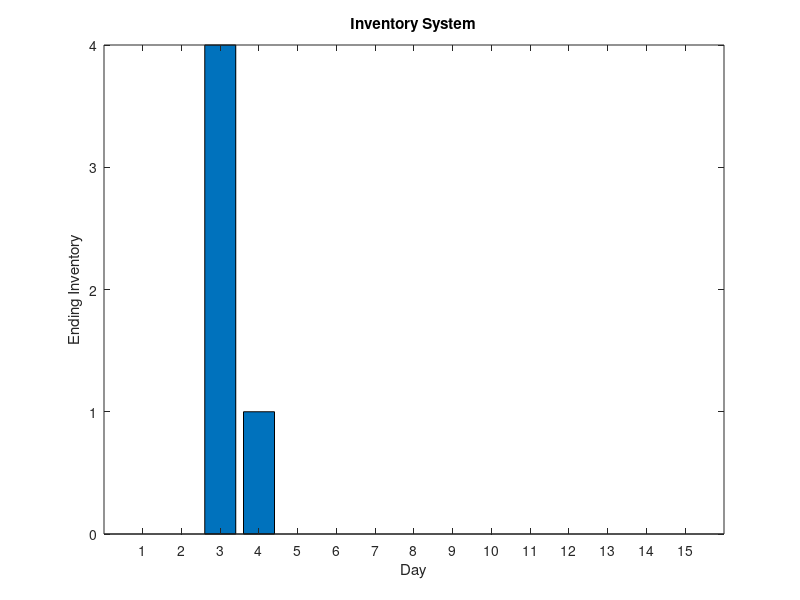

The MATLAB source for this figure:
clc;
rng(0);
m = input('Enter maximum stock level: ');
n = input('Enter review period: ');
begining_inventory = 3;
ending_inventory = 3;
order_amount = 8;
lead_time = 2;
shortage_quantity = 0;
end_inv_array = [];

for cycle=1:3
   fprintf('Cycle: %d',cycle);
   for day=1:5
       fprintf('\n');
           random_demand = randi(100);
           arrives_order = lead_time - day;
           if arrives_order == -1 
              arrives_order = 0;
              begining_inventory = ending_inventory + order_amount;
           end
           if arrives_order < 0
              arrives_order = 0;
           end

           if random_demand >= 1 && random_demand <=10
               demand = 0;
           elseif random_demand >= 11 && random_demand <=35
               demand = 1;
           elseif random_demand >= 36 && random_demand <=70
               demand = 2;
           elseif random_demand >= 71 && random_demand <=91
               demand = 3;
           elseif random_demand >= 92 && random_demand <=100
               demand = 4;
           else
               demand = 4;
           end
           
           newShort = demand + shortage_quantity;
           ending_inventory = begining_inventory -  newShort;
           
           

           
           if demand > begining_inventory
               ending_inventory = 0;
               newShort = demand - begining_inventory;
               shortage_quantity = shortage_quantity + newShort;
           else
               if ending_inventory < 0 
                   shortage_quantity = abs(ending_inventory);
                   ending_inventory = 0;
               else
                   shortage_quantity = 0;
               end
           end


           if day==5
              order_quantity = m - ending_inventory;

              random_lead_time = randi(10);
              
              if random_lead_time >= 1 && random_lead_time <=6
                lead_time = 1;
              elseif random_lead_time >= 7 && random_lead_time <=9
                lead_time = 2;
              else
                lead_time = 3;
              end
              arrives_order = lead_time;
              order_amount = order_quantity;

           else
               order_quantity = 0;
               random_lead_time = 0;
           end
           
           %display
           fprintf('Day: %d',day);
           fprintf('\nBegining Inventory: %d',begining_inventory);
           fprintf('\nRabdom Digits for Demand: %d',random_demand);
           fprintf('\nDemand: %d',demand);
           fprintf('\nEnding inventory: %d',ending_inventory);
           fprintf('\nShortage Quantity: %d',shortage_quantity);
           fprintf('\nOrder Quantity: %d',order_quantity);
           fprintf('\nRandom Digits for Lead Time: %d',random_lead_time);
           fprintf('\nDays untill Order Arrives: %d',arrives_order);
           fprintf('\n\n');

           if lead_time < 0
               begining_inventory = begining_inventory+order_amount;
           else
                begining_inventory = ending_inventory;
           end    
           end_inv_array = [end_inv_array, ending_inventory];
   end
   
   fprintf('\n\n\n');
   
end
len = size(end_inv_array);
d = 1:1:15;
bar(d,end_inv_array);
title('Inventory System');
xlabel('Day');
ylabel('Ending Inventory');